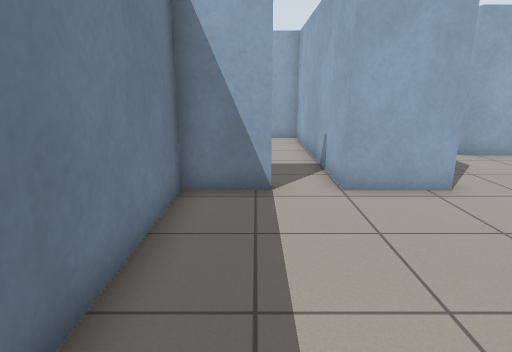
View 1 (above)

16 first-person views from a walk through a Gazebo world. The camera is 1.1 m above the floor, tilts 14° down and sees 75° across. The floor is counted in squares, 0.5 m on a side. Each view is taken from the middle of a square. On the plan, view 1 faces up. The plan holds only what a view shows up to about 19 squares ahead; the rest is blank.

View 2
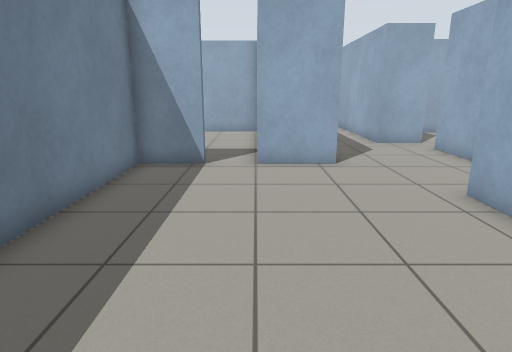

View 3
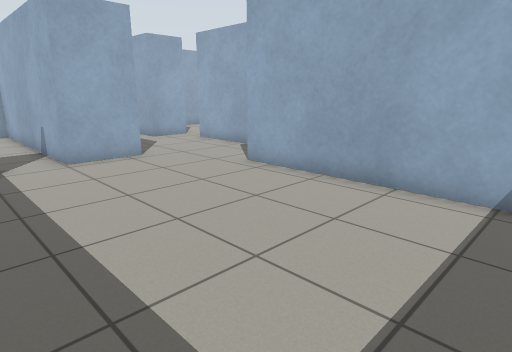

View 4
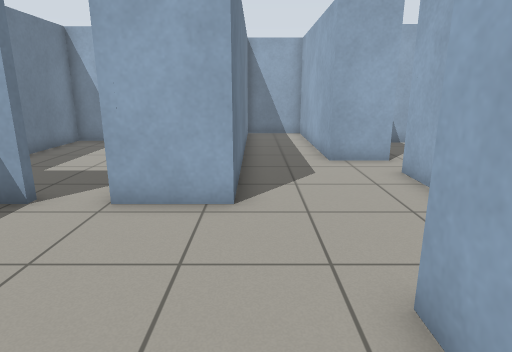

View 5
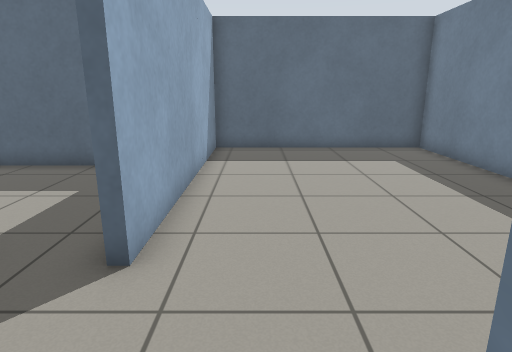

View 6
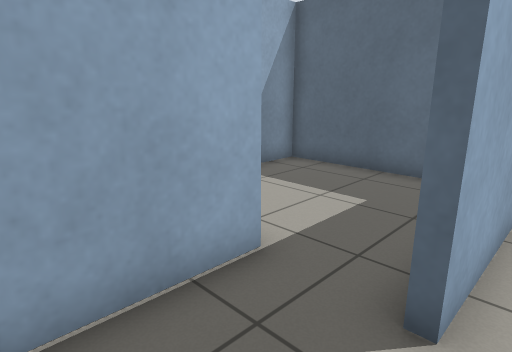

View 7
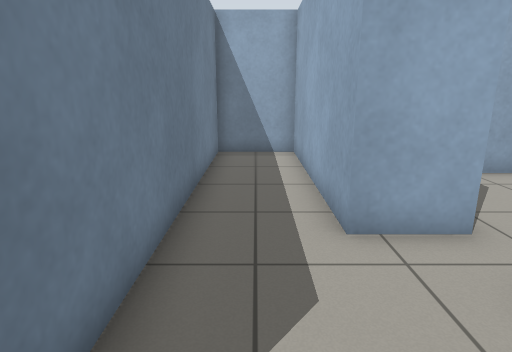

View 8
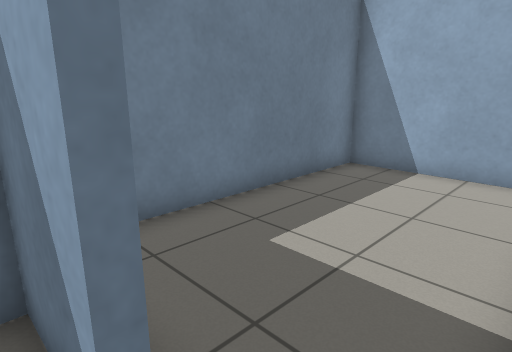

View 9
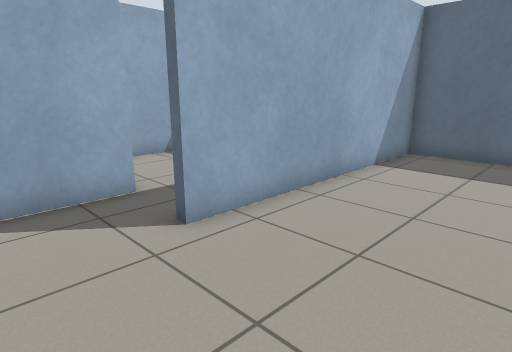

View 10
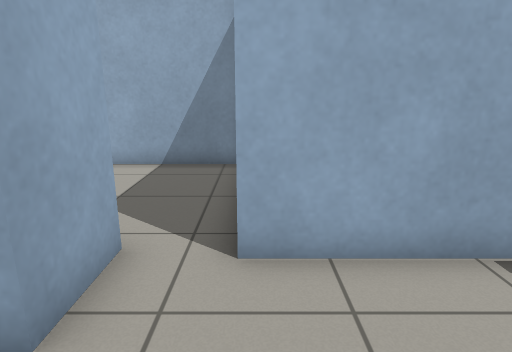

View 11
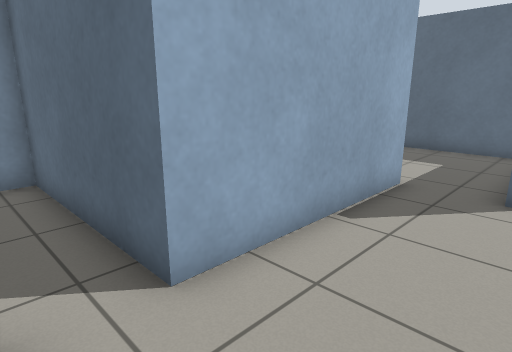

View 12
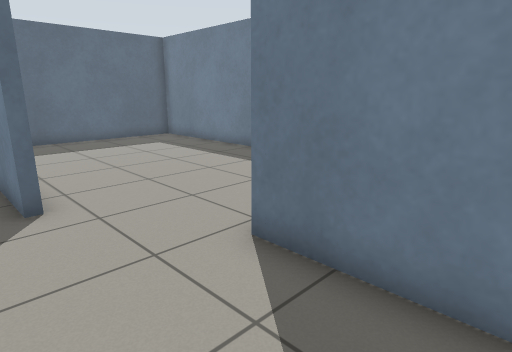

View 13
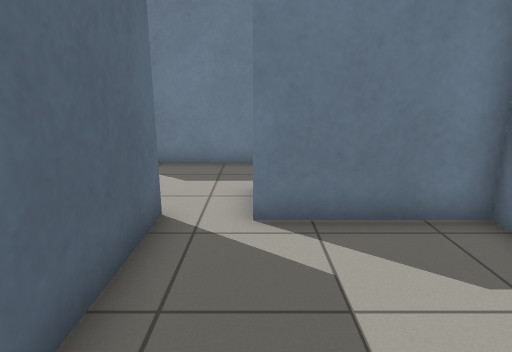

View 14
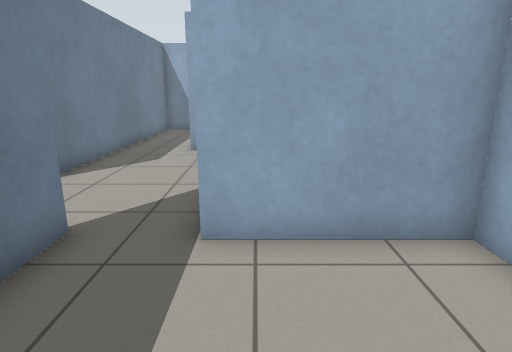

View 15
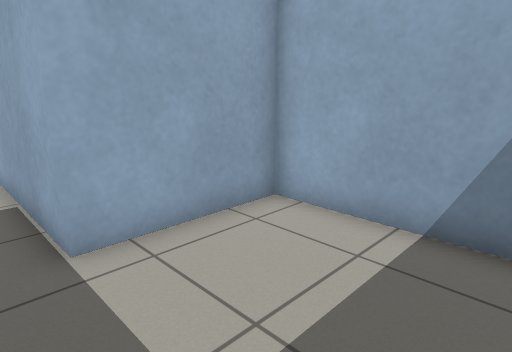

View 16
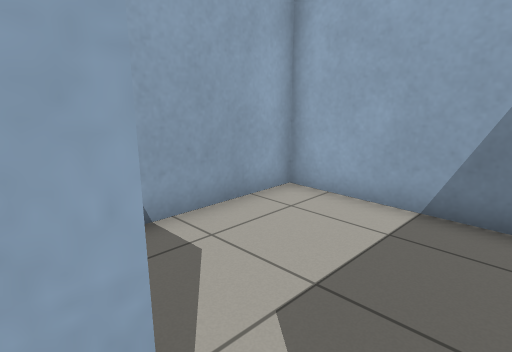

### Floor plan
Ten units are one square. View 1 is at (0, 0); x grows to the right and y downward. Boxes are objects, and circles mark ways between rooms. Rooms are numbered by the first view taken in them; rooms with no view inside come last. Other rooms are left out.
<svg viewBox="-38 -201 197 262">
<path fill="none" stroke="#000" d="M91 -37 91 -103M4 -79 4 -74 -17 -74 -17 56 66 56 66 -41M85 -119 75 -119 75 -196 46 -196 46 -74 21 -74 21 -84M91 -103 154 -103 154 -161 95 -161 95 -119 85 -119M77 22 134 22 134 -37 91 -37M70 -41 70 -18M21 -84 21 -167 -33 -167 -33 -94"/>
<circle cx="90" cy="-110" r="3" fill="#2a7"/>
<circle cx="80" cy="-40" r="3" fill="#2a7"/>
<circle cx="10" cy="-80" r="3" fill="#2a7"/>
<text x="40" y="-40">1</text>
<text x="120" y="-130">2</text>
<text x="100" y="-10">3</text>
<text x="-10" y="-130">4</text>
</svg>
Room 1 opens to room 2. Room 1 opens to room 3. Room 1 opens to room 4.

Where each view was taken, in squares from view 1:
view 1: 0 up, 0 right, facing up
view 2: 3 down, 2 right, facing up
view 3: 4 down, 1 left, facing up-right
view 4: 1 up, 5 right, facing up
view 5: 8 up, 5 right, facing down
view 6: 7 up, 6 right, facing down-right
view 7: 7 up, 6 right, facing up
view 8: 7 up, 2 right, facing up-left
view 9: 7 up, 2 right, facing down-right
view 10: 10 up, 5 right, facing right
view 11: 12 up, 6 right, facing down-right
view 12: 11 up, 8 right, facing down-left
view 13: 12 up, 15 right, facing left
view 14: 1 down, 10 right, facing up
view 15: 1 down, 8 right, facing up-right
view 16: 11 up, 9 right, facing up-right
